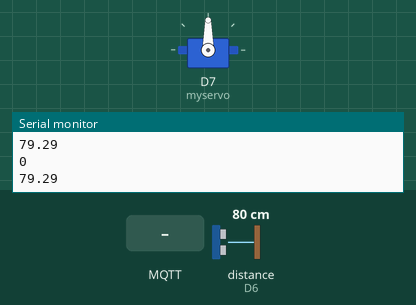
The sketch below on a simulated ESP8266 (NodeMCU). Parts: servo, the last lines printed to the serial monitor. Wiring (inferred from the names in the program): ultrasonic range finder: trigger D5; echo D6. Inputs (shaded band) come from the test bench; at power-on: distance to the obstacle (sensor on D6) 80 cm. The echo pulse lasts 58.3 µs per cm; WiFi joins after 1.5 s; servers stay silent unless stated; no MQTT or app messages arrive unless stated.

Above: at 3.7 s.
3.8 s: MQTT message "1" arrives on the first subscribed topic
At 6.7 s:
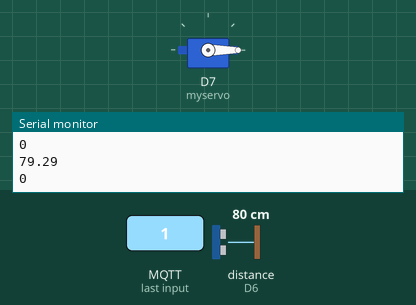
6.8 s: MQTT message "0" arrives on the first subscribed topic
At 7.6 s:
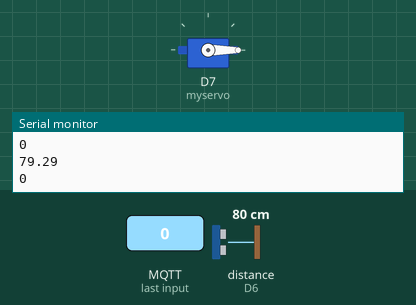
8.3 s: MQTT message "5" arrives on the first subscribed topic
At 8.7 s:
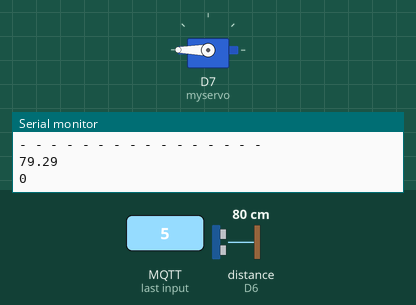
Timing chart, 0 to 17.3 s (numbered marks = the images above; inputs shaded):
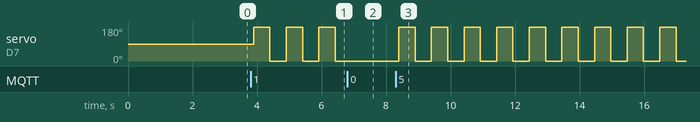

The sketch:

FeedPet.ino
```cpp
#include <Arduino.h>
#include <WiFiClient.h>
#include <PubSubClient.h>
#include <ESP8266WiFi.h>
#include <Servo.h>
#include <string>

using namespace std;

WiFiClient client;
PubSubClient mqtt_client(client);
Servo myservo;

const char* ssid = "Spy";
const char* password = "tamsonam";

const char* server_mqtt = "192.168.156.88";
const int port_mqtt = 1883;
const char* mqtt_id = "esp8266";

const char* host = "www.pushsafer.com";
const int port = 80;
const char* request = "/api?k=XA65jek3QmBl6zDHODeI&d=83274&m=Hello%20t%E1%BB%AB%20device";

const char* topic_subscribe = "to-esp8266";
const char* topic_publish = "from-esp8266";
const double dis = 15;

int statusLed = 0;
int foodAmount = 0;
int flagServo = 0;
int statusFoodInt = 0;
double lastDistance = 0;

const unsigned long interval = 2000; // Khoảng thời gian 5 giây (5000 milliseconds)
unsigned long previousMillis = 0; // Thời gian lần cuối đèn LED được bật/tắt
String lastStatusFood = "0";
String statusFoodStr = "0";

void sendRequest() {
  WiFiClient client;
  while(!client.connect(host, port)) {
    Serial.println("connection fail");
    delay(1000);
  }
  client.print(String("GET ") + request + " HTTP/1.1\r\n"
              + "Host: " + host + "\r\n"
              + "Connection: close\r\n\r\n");
  delay(500);

  while(client.available()) {
    String line = client.readStringUntil('\r');
    Serial.print(line);
  }
}

double getPercentFood(){
  digitalWrite(D5, LOW);
  delayMicroseconds(2);
  digitalWrite(D5, HIGH);
  delayMicroseconds(10);
  digitalWrite(D5, LOW);

  double duration = pulseIn(D6, HIGH);
  double distanceCM = duration * 0.034 / 2;

  if(flagServo == 1){
    if(distanceCM > lastDistance) distanceCM = lastDistance;
  }
  if (distanceCM == 0) {
    distanceCM = lastDistance;
    return distanceCM;
  }

  lastDistance = distanceCM;
  return distanceCM;
}

void convertPercentFoodToStr(){
  String percentFoodStr = "0";
  double distanceCM = getPercentFood();
  Serial.println(distanceCM);
  if(distanceCM >= dis){
    percentFoodStr = "0";
  }
  else if(distanceCM >= dis - 4.5){
    if(distanceCM <= dis - 3.5){
      double tmp = dis - 3.5 - distanceCM;
      percentFoodStr = String(int(tmp * 25) + 75);
    }
    else if(distanceCM <= dis - 2.5){
      double tmp = dis - 2.5 - distanceCM;
      percentFoodStr = String(int(tmp * 25) + 50);
    }
    else if(distanceCM <= dis - 1.5){
      double tmp = dis - 1.5 - distanceCM;
      percentFoodStr = String(int(tmp * 25) + 25);
    }
    else if(distanceCM <= dis){
      double tmp = dis - distanceCM;
      percentFoodStr = String(int(tmp * 25));
    }
  }
  else if(distanceCM >= 9.5){
    percentFoodStr = "100";
  }
  else{
    percentFoodStr = lastStatusFood; // Trường hợp mèo che cảm biến
  }

  lastStatusFood = percentFoodStr;
  statusFoodStr = percentFoodStr; // Lượng % thức ăn kiểu string
}

void callBack(char* topic, uint8_t* payload, unsigned int length){
  String s = "";

  Serial.print("Received from: ");
  Serial.println(topic);
  Serial.print("Message: ");
  for(size_t i = 0; i < length; i++){
    s += (char)payload[i];
  }

  Serial.println(s);
  foodAmount = s.toInt();  // Convert String to int
  flagServo = 1; // Để servo chạy
  Serial.println();
  Serial.println("- - - - - - - - - - - - - - - -");
}

void wifiConnect() {
  WiFi.begin(ssid, password);
  // WiFi.reconnect();
  while (WiFi.status() != WL_CONNECTED) {
    delay(500);
    Serial.print(".");
  }
  Serial.print("Connected to Wifi ");
  Serial.println(ssid);
  Serial.print("IP Address: ");
  Serial.print(WiFi.localIP());
  Serial.println();
  delay(1000);
}

void mqttConnect(){
  mqtt_client.setServer(server_mqtt, port_mqtt);
  mqtt_client.setCallback(callBack);

  Serial.println("Connecting to MQTT");
  while(!mqtt_client.connect(mqtt_id))
    delay(500);
  Serial.println("Connected to MQTT");
  mqtt_client.subscribe(topic_subscribe);
}

void setup() {
  Serial.begin(9600);
  Serial.print("Connecting to WiFi");

  pinMode(D5, OUTPUT);  // trig_pin
	pinMode(D6, INPUT);   // echo_pin
  myservo.attach(D7);


  wifiConnect();
  mqttConnect();
  // sendRequest();
}

void loop() {
  mqtt_client.loop();
  unsigned long currentMillis = millis();
  convertPercentFoodToStr();
  statusFoodInt = atoi(statusFoodStr.c_str());

  Serial.println(statusFoodInt);
  if (currentMillis - previousMillis >= interval) {
    previousMillis = currentMillis;
    mqtt_client.publish(topic_publish, statusFoodStr.c_str());
  }

  if(flagServo == 1){
    if(statusFoodInt < foodAmount){
      myservo.write(180);
      delay(500);
      convertPercentFoodToStr();
      statusFoodInt = atoi(statusFoodStr.c_str());
      Serial.println(statusFoodInt);
      mqtt_client.publish(topic_publish, statusFoodStr.c_str());
      myservo.write(0);
      delay(500);
    }
    else flagServo = 0;
  }
}
```

Measured:
- after the input at 3.8 s, servo on D7 (myservo): alternates 180° for 0.51 s and 0° for 0.51 s, starting after 0.09 s
- after the input at 6.8 s, servo on D7 (myservo): stays 0° (without the input it goes to 180° after 0.13 s)
- after the input at 8.3 s, servo on D7 (myservo): alternates 180° for 0.51 s and 0° for 0.51 s, starting after 0.10 s
